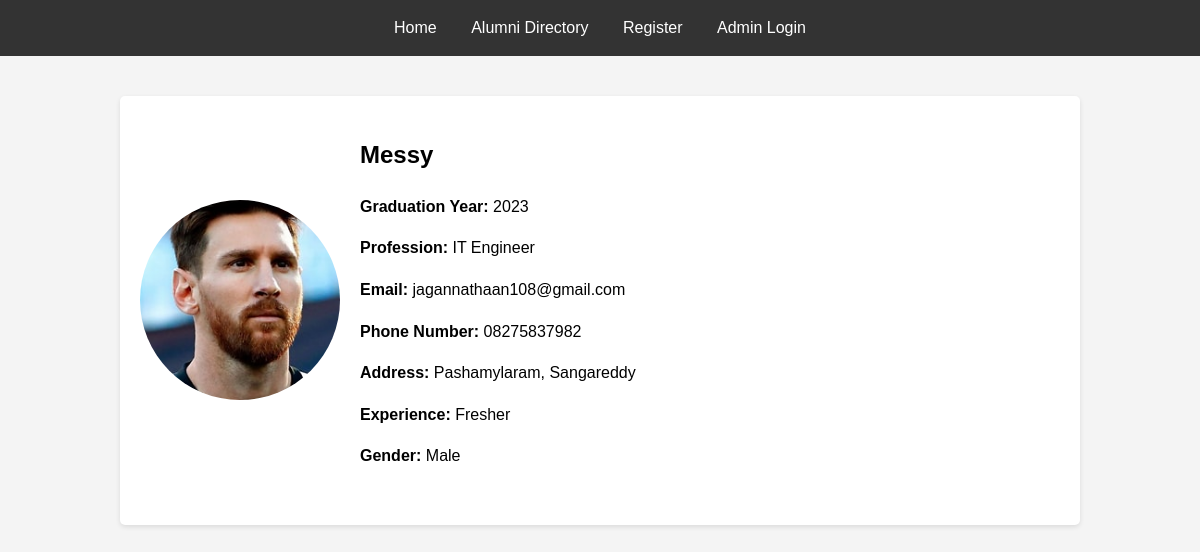
/directory/1/, run on the app's committed database.
### alumni/models.py (models this page shows, shortened)
class AlumniProfile(models.Model):
    GENDER_CHOICES = [
        ('Male', 'Male'),
        ('Female', 'Female'),
        ('Other', 'Other')
    ]
    STATUS_CHOICES = [
        ('Pending', 'Pending'),
        ('Approved', 'Approved'),
        ('Rejected', 'Rejected')
    ]
    full_name = models.CharField(max_length=200)
    email = models.EmailField(unique=True)
    phone_number = models.CharField(max_length=15, blank=True, null=True)
    graduation_year = models.IntegerField()
    profession = models.CharField(max_length=200)
    experience = models.TextField(blank=True, null=True)
    address = models.TextField(blank=True, null=True)
    gender = models.CharField(max_length=10, choices=GENDER_CHOICES)
    profile_picture = models.ImageField(upload_to='alumni_profiles/', blank=True, null=True)
    status = models.CharField(max_length=20, choices=STATUS_CHOICES, default='Pending')
    created_at = models.DateTimeField(auto_now_add=True)
    registration_link = models.ForeignKey(RegistrationLink, on_delete=models.SET_NULL, null=True, blank=True)
    class Meta:
        ordering = ['-created_at']
        verbose_name_plural = 'Alumni Profiles'

### alumni/views.py (the view)
# urls.py: path('directory/<int:alumni_id>/', views.alumni_profile_detail, name='alumni_profile_detail'),
def alumni_profile_detail(request, alumni_id):
    alumni = get_object_or_404(AlumniProfile, id=alumni_id, status='Approved')
    return render(request, 'alumni/profile_detail.html', {'alumni': alumni})

### alumni/templates/alumni/profile_detail.html
{% extends 'alumni/base.html' %}
{% block content %}
    <div style="display: flex; align-items: center; margin-bottom: 20px;">
        {% if alumni.profile_picture %}
            <img src="{{ alumni.profile_picture.url }}" alt="{{ alumni.full_name }}" style="width: 200px; height: 200px; object-fit: cover; border-radius: 50%; margin-right: 20px;">
        {% endif %}
        <div>
            <h2>{{ alumni.full_name }}</h2>
            <p><strong>Graduation Year:</strong> {{ alumni.graduation_year }}</p>
            <p><strong>Profession:</strong> {{ alumni.profession }}</p>
            {% if alumni.email %}
                <p><strong>Email:</strong> {{ alumni.email }}</p>
            {% endif %}
            {% if alumni.phone_number %}
                <p><strong>Phone Number:</strong> {{ alumni.phone_number }}</p>
            {% endif %}
            {% if alumni.address %}
                <p><strong>Address:</strong> {{ alumni.address }}</p>
            {% endif %}
            {% if alumni.experience %}
                <p><strong>Experience:</strong> {{ alumni.experience }}</p>
            {% endif %}
            <p><strong>Gender:</strong> {{ alumni.get_gender_display }}</p>
        </div>
    </div>
{% endblock %}

### alumni/templates/alumni/base.html (style rules this page uses)
body { font-family: Arial, sans-serif; line-height: 1.6; margin: 0; padding: 0; background-color: #f4f4f4; }

### data on the page
AlumniProfile: profile_picture (picture), full_name "Messy", graduation_year "2023", profession "IT Engineer", email "jagannathaan108@gmail.com", phone_number "08275837982", address "Pashamylaram, Sangareddy", experience "Fresher", gender "Male"
